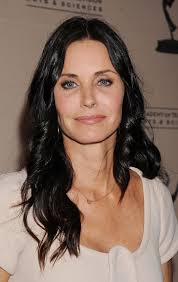
#> input picture images/Courteney Cox/4.jpg, 178 x 282 px, given in place of the camera
$ jupyter execute FaceRecognition.ipynb   (older library calls are emulated)   (text cells are left out)
#> lines starting #> are read from the running program, lines starting #| are printed output that depends on the picture; after the words box and inside, x2 and y2 are one past the last pixel; in counts of white or black regions, pixels touching at a corner belong together
[cell 1]
import os
import numpy as np
from PIL import Image
import cv2
import pickle

BASE_DIR = os.path.dirname(os.path.abspath('__file__'))
image_dir = os.path.join(BASE_DIR, "images")

face_cascade = cv2.CascadeClassifier('cascades/data/haarcascade_frontalface_alt2.xml')
recognizer = cv2.face.LBPHFaceRecognizer_create()

current_id = 0
label_ids = {}

y_labels = []
x_train = []

for root, dirs, files in os.walk(image_dir):
    for file in files:
        if file.endswith("png") or file.endswith("jpg"):
            path = os.path.join(root,file)
            label = os.path.basename(root).replace(" ","-").lower()
            #print(label,path)

            if not label in label_ids:
                label_ids[label] = current_id
                current_id += 1

            id_ = label_ids[label]
            #print(label_ids)
            #y_labels.append(label) # some number
            #x_train.append(path) # verify this image, turn into a NUMPY array, and convert it into GRAY image

            pil_image = Image.open(path).convert("L") # grayscale
            size = (550,550)
            final_image = pil_image.resize(size, Image.ANTIALIAS)
            image_array = np.array(final_image,"uint8")
            #print(image_array)
            faces = face_cascade.detectMultiScale(image_array, scaleFactor=1.1, minNeighbors=4)

            for (x,y,w,h) in faces:
                roi = image_array[y:y+h, x:x+w]
                x_train.append(roi)
                y_labels.append(id_)
#> pass 2 of the loop `for root, dirs, files in os.walk(image_dir):`:
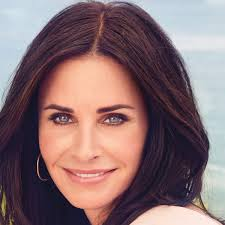
#> input picture images/Courteney Cox/1.jpg, 225 x 225 px
#> `pil_image = Image.open(path).convert("L")`:
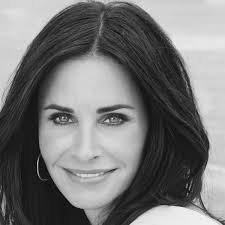
#> pil_image: PIL image 225x225 L; min 3, max 250, mean 118.4
#> `faces = face_cascade.detectMultiScale(image_array, scaleFactor=1.1, mi..`: faces = [[61, 173, 312, 312]]
#> the loop `for (x,y,w,h) in faces:` made 1 pass
#> pass 1, `roi = image_array[y:y+h, x:x+w]`:
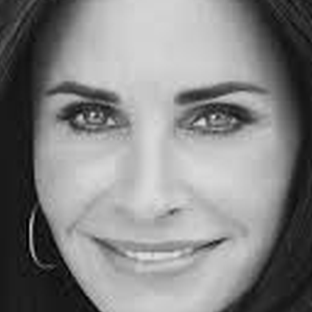
#> roi: shape (312, 312); min 0, max 225, mean 131.8
#> after the loop `for (x,y,w,h) in faces:`: x_train = 1 item; y_labels = [0]

#print(y_labels)
#print(x_train)

with open("labels.pickle", "wb") as f:
    pickle.dump(label_ids, f)

recognizer.train(x_train, np.array(y_labels))
recognizer.save("trainner.yml")

[cell 2]
import numpy as np
import cv2
import pickle

face_cascade = cv2.CascadeClassifier('cascades/data/haarcascade_frontalface_alt2.xml')

recognizer = cv2.face.LBPHFaceRecognizer_create()
recognizer.read("trainner.yml")

labels = {"person_name": 1}
with open("labels.pickle", "rb") as f:
    og_labels = pickle.load(f)
    labels = {v:k for k,v in og_labels.items()}

cap = cv2.VideoCapture(0)

while True:
    ret, frame = cap.read()
#> frame is the input picture: shape (282, 178, 3); mean B, G, R 93.1, 105.4, 127.8
    gray = cv2.cvtColor(frame, cv2.COLOR_BGR2GRAY)
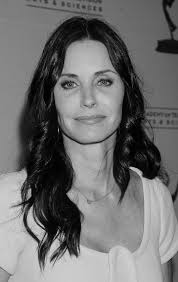
#> gray: shape (282, 178); min 0, max 224, mean 110.7
    faces = face_cascade.detectMultiScale(gray, scaleFactor=1.1, minNeighbors=4)
#> faces = [[44, 50, 89, 89]]

    for (x, y, w, h) in faces:
        #print(x,y,w,h)
        roi_gray = gray[y:y+h, x:x+w]
        roi_color = frame[y:y+h, x:x+w]

        # recognize? deep learning model predict keras tensorflow pytorch scikit learn
        id_,conf = recognizer.predict(roi_gray)
        if conf>=45 and conf<=85:
            #print(id_)
            #print(labels[id_])
            font = cv2.FONT_HERSHEY_SIMPLEX
            name = labels[id_]
            cv2.putText(frame, name, (x,y), font, 1, (255,255,255), 2,cv2.LINE_AA)
        img_item = "my-image.png"
        cv2.rectangle(frame, (x,y), (x+w,y+h), (0,255,0), 3)
#> this loop made 1 pass
#> (x, y, w, h, id_, conf, img_item) on pass 1: (44, 50, 89, 89, 0, 98.5, 'my-image.png')
#> pass 1, `roi_gray = gray[y:y+h, x:x+w]`:
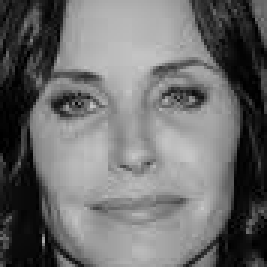
#> roi_gray: shape (89, 89) (shown 3 times larger); min 0, max 199, mean 108.8
#> pass 1, `roi_color = frame[y:y+h, x:x+w]`:
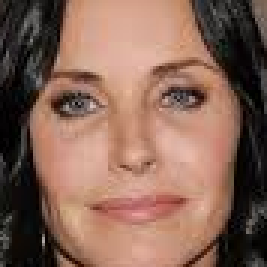
#> roi_color: shape (89, 89, 3) (shown 3 times larger); mean B, G, R 85.8, 100.4, 134
#> after the loop:
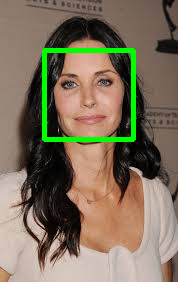
#> frame: shape (282, 178, 3); 3.52% of pixels changed, all inside (x1, y1, x2, y2) = (42, 48, 136, 142)

    cv2.imshow('f', frame)
    if cv2.waitKey(1) == ord('q'):
#> (key q is pressed here)
        break


cap.release()
cv2.destroyAllWindows()
